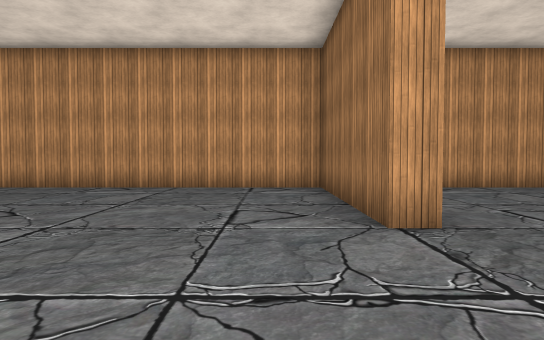
[1] (above)

24 first-person views from a walk through a scene from a Unity 3-D project. The camera is 1.4 m above the floor, tilts 2° down and sees 75° across. The floor is counted in squares, 2 m on a side. Each view is taken from the middle of a square. On the plan, view 1 faces up. The plan holds only what a view shows up to about 11 squares ahead; the rest is blank. The place goes on beyond the plan. The player is left out. Some surface patterns are stand-ins.

[2]
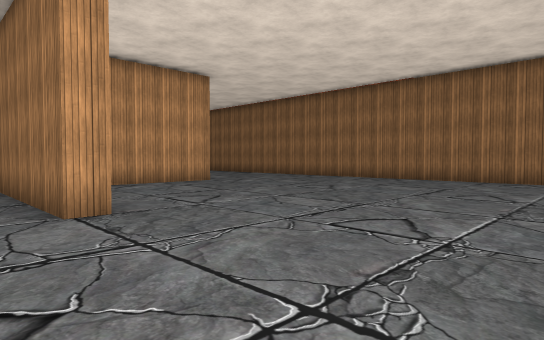

[3]
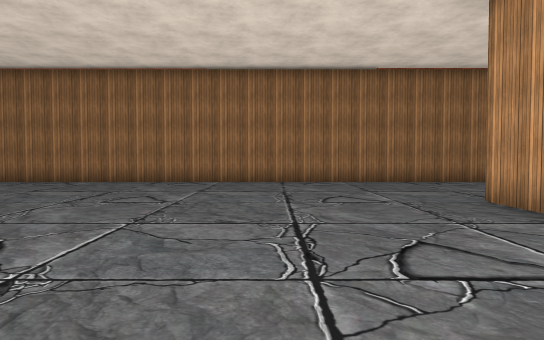

[4]
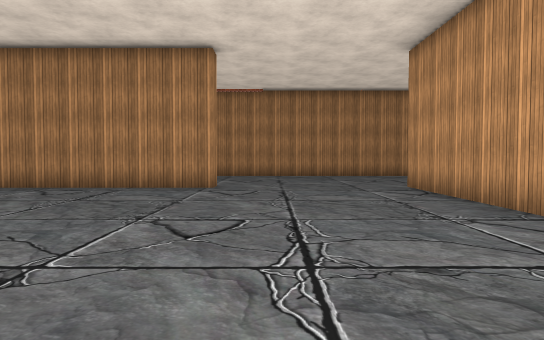

[5]
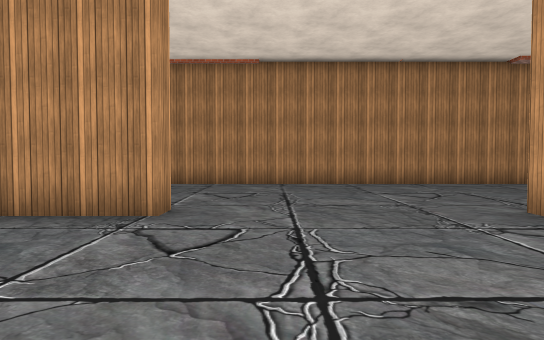

[6]
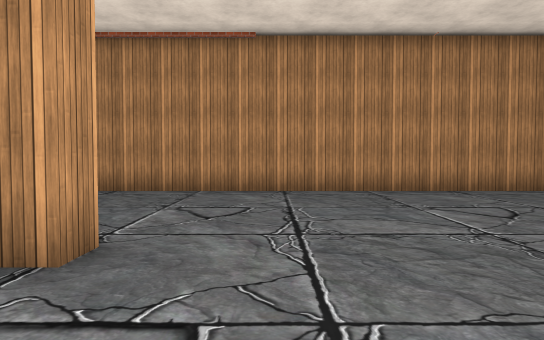

[7]
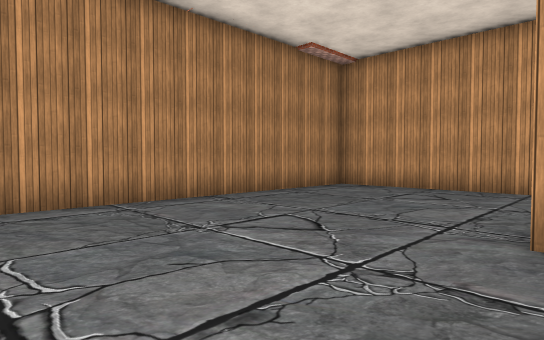

[8]
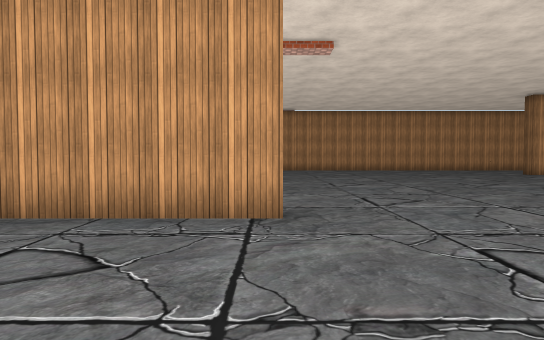

[9]
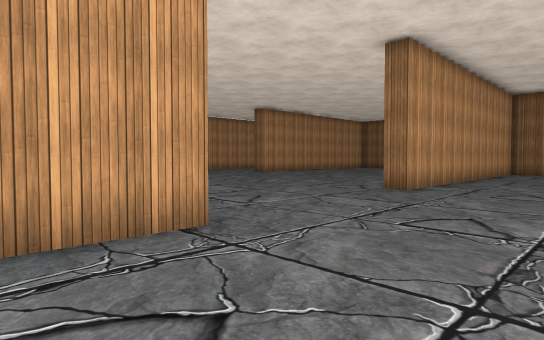

[10]
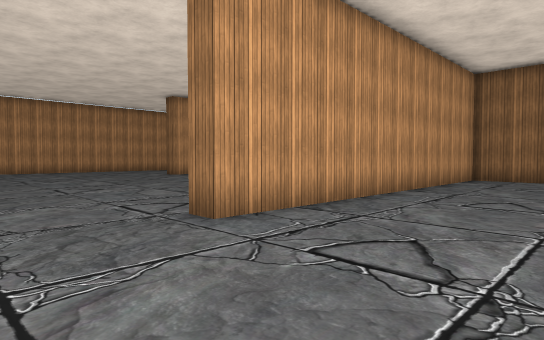

[11]
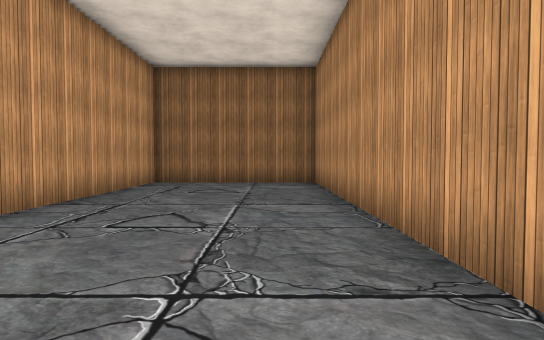

[12]
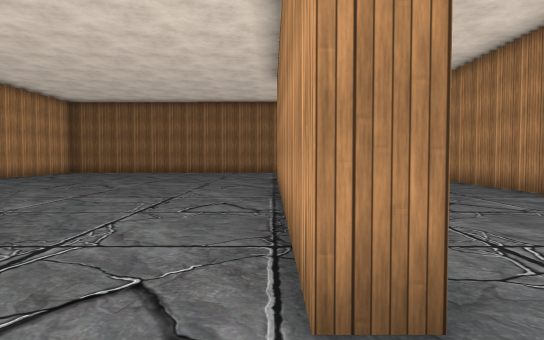

[13]
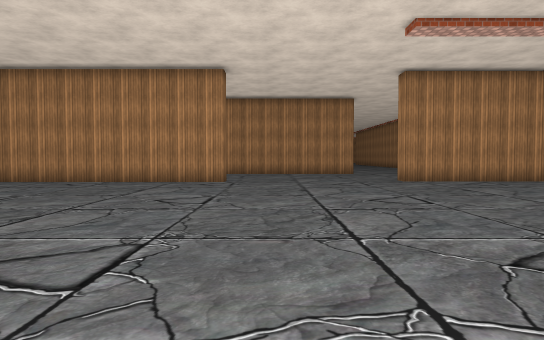

[14]
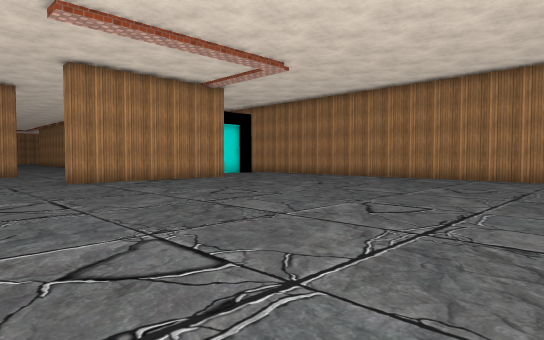

[15]
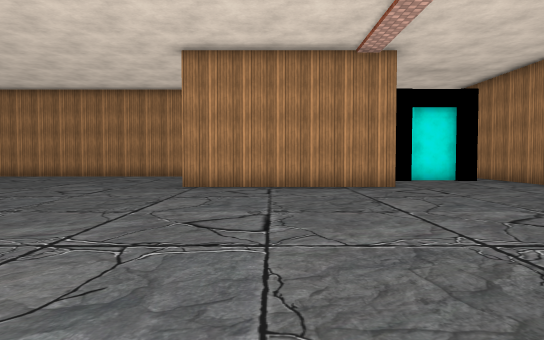

[16]
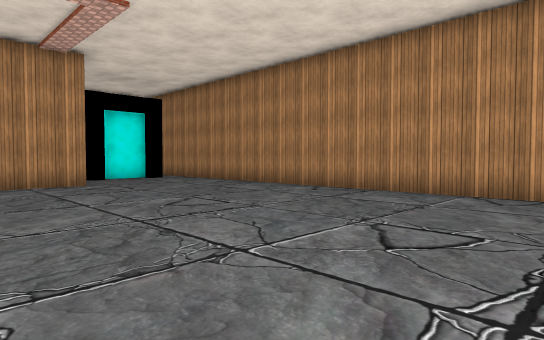

[17]
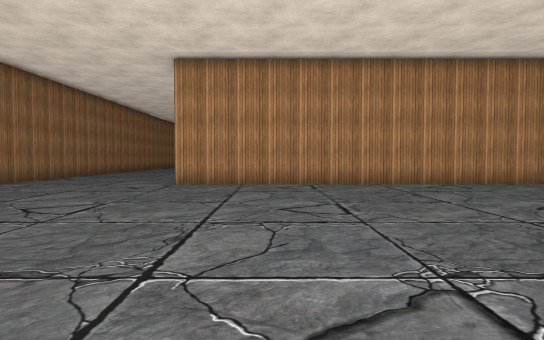

[18]
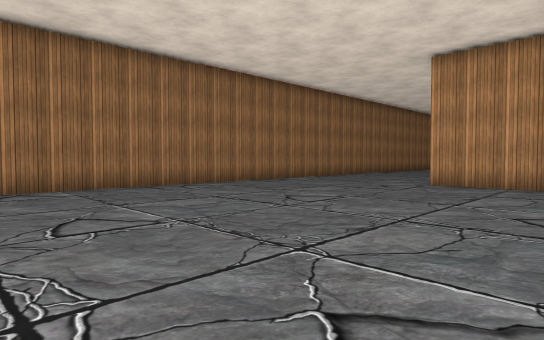

[19]
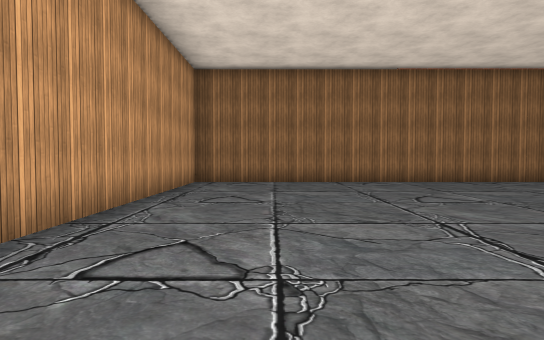

[20]
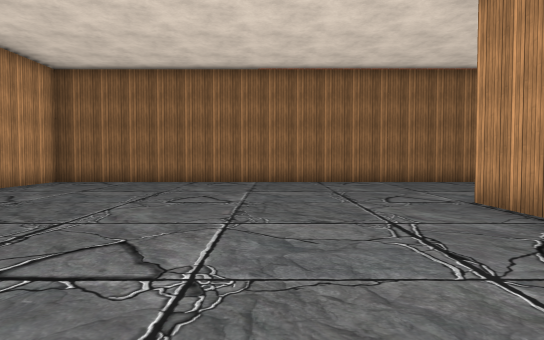

[21]
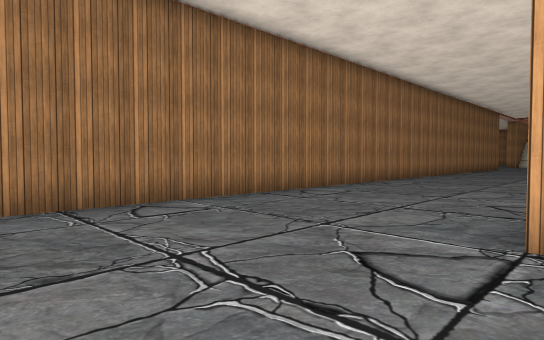

[22]
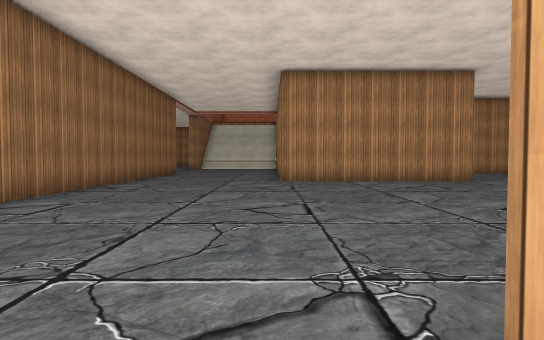

[23]
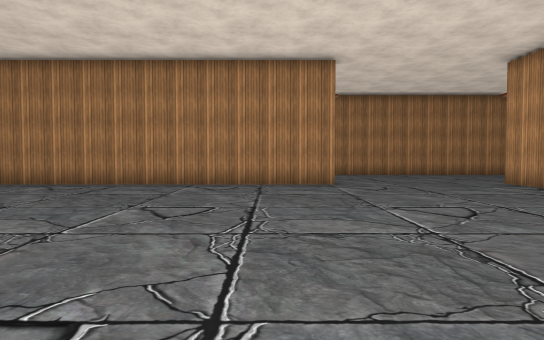

[24]
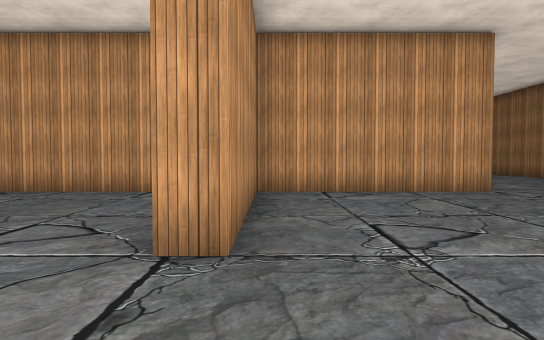

### Floor plan
Points are (right, up) in squares from view 1. A wall is a line through its corners. A room is listed if a view was taken in it or the views show most of it. See-through windows are left out.
Room 1 (views 1, 2, 3, 4, 5, 6, 7, 8, 9, 10, 11, 12, 13, 14, 15, 16, 17, 18, 19, 20, 21, 22, 23, 24)
walls: (-2.5, 8.8) (6, 8.8) (6, 13.3) (-3.6, 13.3) (-3.6, 13.8) (6.6, 13.8); (-8.9, 3.6) (-8.2, 3.6) (-8.2, -2.5); (6.6, 8.2) (1.7, 8.2) (1.7, 3.5) (1.2, 3.5) (1.2, 8.2) (-8.5, 8.2); (-14, 13.6) (-8.9, 13.6) (-8.9, 13.1) (-13.4, 13.1) (-13.4, 1.2); (-16.5, 11.4) (-15.1, 11.4); (1, -1.4) (6.8, -1.4); (-18, 22.5) (-18, 10.9); (11.2, -2.5) (11.2, 23.2) (3.8, 23.2)
ways out: gap at (-17, 11)

Where each view was taken, in squares from view 1:
view 1: 0 up, 0 right, facing up
view 2: 1 down, 0 right, facing up-right
view 3: 2 up, 1 right, facing right
view 4: 5 up, 0 right, facing left
view 5: 5 up, 4 left, facing left
view 6: 5 up, 6 left, facing left
view 7: 5 up, 8 left, facing up-left
view 8: 9 up, 9 left, facing up
view 9: 10 up, 11 left, facing up-right
view 10: 10 up, 6 left, facing up-right
view 11: 10 up, 4 left, facing right
view 12: 14 up, 5 left, facing right
view 13: 24 up, 5 left, facing down
view 14: 24 up, 6 left, facing down-left
view 15: 22 up, 11 left, facing down
view 16: 23 up, 11 left, facing down-left
view 17: 23 up, 4 right, facing down
view 18: 23 up, 3 right, facing down-right
view 19: 21 up, 1 right, facing right
view 20: 17 up, 1 right, facing right
view 21: 17 up, 6 right, facing down-right
view 22: 9 up, 7 right, facing down
view 23: 2 up, 1 right, facing left
view 24: 1 up, 2 right, facing up
